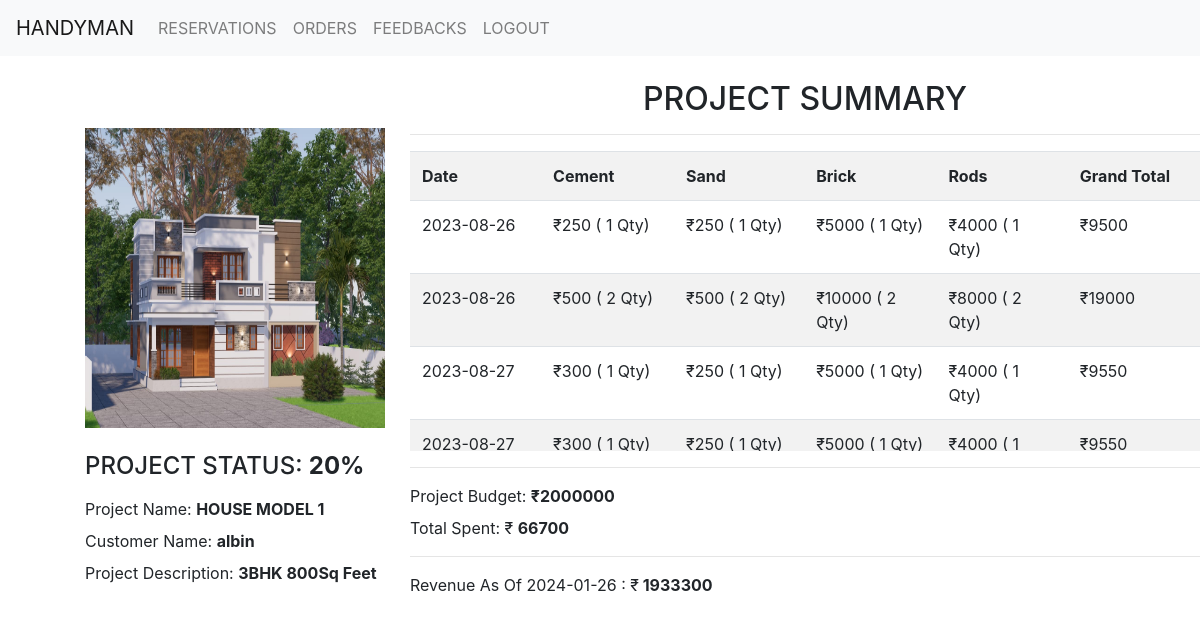
Page /manager_view.php?id=12&pro_id=4&cus_name=albin on the committed database.
### tables this page shows
CREATE TABLE `product` (
  `Pro_id` int(11) NOT NULL,
  `Pro_Name` varchar(255) NOT NULL,
  `Pro_desc` varchar(255) DEFAULT NULL,
  `Pro_price` int(11) DEFAULT NULL,
  `Pro_img` varchar(255) DEFAULT NULL,
  `category` varchar(1101) NOT NULL
);

CREATE TABLE `orders` (
  `order_id` int(255) NOT NULL,
  `name` varchar(1111) NOT NULL,
  `email` varchar(1111) NOT NULL,
  `ph` varchar(1111) NOT NULL,
  `address` varchar(1111) NOT NULL,
  `product_id` varchar(1111) NOT NULL,
  `status` varchar(1000) NOT NULL
);

CREATE TABLE `quantity` (
  `id` int(255) NOT NULL,
  `Cement` varchar(1000) NOT NULL,
  `Bricks` varchar(1000) NOT NULL,
  `Steel_Rods` varchar(1000) NOT NULL,
  `Sand` varchar(1000) NOT NULL,
  `grand_total` varchar(1000) NOT NULL,
  `order_id` int(255) NOT NULL,
  `tot_cement` varchar(1000) NOT NULL,
  `tot_sand` varchar(1000) NOT NULL,
  `tot_bricks` varchar(1000) NOT NULL,
  `tot_rods` varchar(1000) NOT NULL,
  `date` varchar(1000) NOT NULL
);

### manager_view.php (the view, shortened to what this page needs)
<?php
include "config.php";
$id  = $_GET['id'];
$pro_id = $_GET['pro_id'];
$cus_name = $_GET['cus_name'];
$sql = "select * from product ";
$result = mysqli_query($conn, $sql);
$row = mysqli_fetch_assoc($result);
$name_pro = $row["Pro_Name"];
$rate_pro =$row["Pro_price"];
$desc =$row["Pro_desc"];
$sql3 = "select * from `orders` where `order_id` = '$id' ";
$result3 = mysqli_query($conn, $sql3);
$row3 = mysqli_fetch_assoc($result3);
?>
<!DOCTYPE html>
<html lang="en">
<head>
    <link rel="stylesheet" href="https://cdn.jsdelivr.net/npm/bootstrap@4.0.0/dist/css/bootstrap.min.css">
</head>
<body>
<nav  class="navbar navbar-expand-lg navbar-light bg-light">
  <a class="navbar-brand" href="manage_home.php">HANDYMAN</a>
  <div class="collapse navbar-collapse" id="navbarNavAltMarkup">
    <div class="navbar-nav">
      <a class="nav-item nav-link" href="man_reserve.php">RESERVATIONS</a>
      <a class="nav-item nav-link" href="manager.php">ORDERS</a>
      <a class="nav-item nav-link" href="man_feedback.php">FEEDBACKS</a>
      <a class="nav-item nav-link" href="Logout.php">LOGOUT</a>
    </div>
  </div>
</nav>
<br>
<div class="row">
  <div class="col-md-4" style="padding-left:100px;padding-top:0px;margin-top: 0px;">
          <?php
              $sql1 = "select * from product where Pro_id = '$pro_id'";
              $result = mysqli_query($conn, $sql1);
              if (mysqli_num_rows($result) > 0) {
                while($row1 = mysqli_fetch_assoc($result)) {
                  $img ="image/".$row1["Pro_img"];
                }
              }
          ?>
              <a  href="edit_img.php?id=<?php echo $row["Pro_id"]; ?>">
                <br><br>
                  <img id="dp" style ='width:300px;height:300px;' src="<?php echo $img; ?>" alt="">
              </a>
              <br><br>
             <h4> <label for="exampleFormControlInput1">PROJECT STATUS: </label>
            <b> <label for="exampleFormControlInput1"><?php echo  $row3["status"]; ?></label><br></b></h4>
              <label for="exampleFormControlInput1">Project Name: </label>
             <b> <label for="exampleFormControlInput1"><?php echo $name_pro; ?></label><br></b>
              <label for="exampleFormControlInput1">Customer Name: </label>
            <b> <label for="exampleFormControlInput1"><?php echo $cus_name; ?></label><br></b>
            <label for="exampleFormControlInput1">Project Description: </label>
            <b> <label for="exampleFormControlInput1"><?php echo $desc; ?></label><br></b>
  </div>
  <div class="col-md-8">
    <center>
    <h2>PROJECT SUMMARY</h2>
    <hr>
    </center>
    <table class="table table-striped">
    <tr>
        <th>Date</th>
        <th>Cement</th>
        <th>Sand</th>
        <th>Brick</th>
        <th>Rods</th>
        <th>Grand Total</th>
    </tr>
<?php
require 'config.php';
$sql = "SELECT * FROM quantity where order_id = $id";
$result = mysqli_query($conn, $sql);
if (mysqli_num_rows($result) > 0) {
   while($row1 = mysqli_fetch_assoc($result)) {
?>
    <tr>
    <td><?php echo  $row1["date"]; ?></td>
    <td><?php echo  "₹", $row1["tot_cement"],"  ( ",$row1["Cement"]," Qty) " ;?> </td>
    <td><?php echo  "₹", $row1["tot_sand"],"  ( ", $row1["Sand"]," Qty) " ; ?> </td>
    <td><?php echo  "₹", $row1["tot_bricks"],"  ( ",$row1["Bricks"]," Qty) " ; ?> </td>
    <td><?php echo  "₹", $row1["tot_rods"],"  ( ",$row1["Steel_Rods"]," Qty) " ; ?> </td>
    <td><?php echo  "₹", $row1["grand_total"]; ?></td>
    </tr>
   <?php
   }}
   ?>
   </table>
   <hr>
   <?php
    $sql1 =    "SELECT SUM(grand_total) FROM `quantity` WHERE order_id = $id";
    $result1 = mysqli_query($conn, $sql1);
    $row1 = mysqli_fetch_assoc($result1);
    ?>
                <label for="exampleFormControlInput1">Project Budget: </label>
             <b> <label for="exampleFormControlInput1">₹<?php echo $rate_pro; ?></label>    <br></b>
 <?php  echo  "Total Spent: ₹"; ?> <b><?php echo $row1['SUM(grand_total)' ];?></b>
 <hr>
 <?php  $profit= $rate_pro - $row1['SUM(grand_total)' ];
 $date = date("Y-m-d");
          echo  "Revenue As Of ",$date," : ₹"?><b> <?php  echo $profit;?></b>
</div>
</div>
</body>
</html>

### manager_view.php (style rules this page uses)
table { width: 716px; border-spacing: 0; }
tbody td, thead th { width: 140px; }

### rows in the picture
product: Pro_img (picture)
orders: status "20%"
product: Pro_Name "HOUSE MODEL 1", Pro_desc "3BHK 800Sq Feet", Pro_price "2000000"
quantity: date "2023-08-26", tot_cement "250", Cement "1", tot_sand "250", Sand "1", tot_bricks "5000", Bricks "1", tot_rods "4000", Steel_Rods "1", grand_total "9500"
quantity: date "2023-08-26", tot_cement "500", Cement "2", tot_sand "500", Sand "2", tot_bricks "10000", Bricks "2", tot_rods "8000", Steel_Rods "2", grand_total "19000"
quantity: date "2023-08-27", tot_cement "300", Cement "1", tot_sand "250", Sand "1", tot_bricks "5000", Bricks "1", tot_rods "4000", Steel_Rods "1", grand_total "9550"
quantity: date "2023-08-27", tot_cement "300", Cement "1", tot_sand "250", Sand "1", tot_bricks "5000", Bricks "1", tot_rods "4000", Steel_Rods "1", grand_total "9550"

### other values in the picture
$cus_name "albin"
$row1['SUM(grand_total)' ] "66700"
$profit "1933300"
